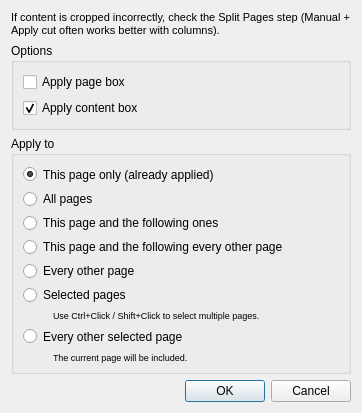
<?xml version="1.0" encoding="UTF-8"?>
<ui version="4.0">
 <class>select_content::ApplyDialog</class>
 <widget class="QDialog" name="select_content::ApplyDialog">
  <property name="windowModality">
   <enum>Qt::WindowModal</enum>
  </property>
  <property name="geometry">
   <rect>
    <x>0</x>
    <y>0</y>
    <width>362</width>
    <height>358</height>
   </rect>
  </property>
  <property name="windowTitle">
   <string>Select Content</string>
  </property>
  <layout class="QVBoxLayout" name="verticalLayout_7">
   <item>
    <widget class="QLabel" name="splitPagesTipLabel">
     <property name="font">
      <font>
       <pointsize>8</pointsize>
      </font>
     </property>
     <property name="wordWrap">
      <bool>true</bool>
     </property>
     <property name="text">
      <string>If content is cropped incorrectly, check the Split Pages step (Manual + Apply cut often works better with columns).</string>
     </property>
    </widget>
   </item>
   <item>
    <widget class="QGroupBox" name="optionsBox">
     <property name="title">
      <string>Options</string>
     </property>
     <layout class="QVBoxLayout" name="verticalLayout_6">
      <item>
       <widget class="QCheckBox" name="applyPageBoxOption">
        <property name="text">
         <string>Apply page box</string>
        </property>
        <property name="checked">
         <bool>false</bool>
        </property>
       </widget>
      </item>
      <item>
       <widget class="QCheckBox" name="applyContentBoxOption">
        <property name="text">
         <string>Apply content box</string>
        </property>
        <property name="checked">
         <bool>true</bool>
        </property>
       </widget>
      </item>
     </layout>
    </widget>
   </item>
   <item>
    <widget class="QGroupBox" name="groupBox">
     <property name="title">
      <string>Apply to</string>
     </property>
     <layout class="QVBoxLayout" name="verticalLayout_5">
      <item>
       <widget class="QRadioButton" name="thisPageOnlyRB">
        <property name="text">
         <string>This page only (already applied)</string>
        </property>
        <property name="checked">
         <bool>true</bool>
        </property>
       </widget>
      </item>
      <item>
       <widget class="QRadioButton" name="allPagesRB">
        <property name="text">
         <string>All pages</string>
        </property>
       </widget>
      </item>
      <item>
       <widget class="QRadioButton" name="thisPageAndFollowersRB">
        <property name="text">
         <string>This page and the following ones</string>
        </property>
       </widget>
      </item>
      <item>
       <widget class="QRadioButton" name="thisEveryOtherRB">
        <property name="text">
         <string extracomment="All odd or even pages, depending on the current page being odd or even.">This page and the following every other page</string>
        </property>
       </widget>
      </item>
      <item>
       <widget class="QRadioButton" name="everyOtherRB">
        <property name="text">
         <string extracomment="All odd or even pages, depending on the current page being odd or even.">Every other page</string>
        </property>
       </widget>
      </item>
      <item>
       <widget class="QRadioButton" name="selectedPagesRB">
        <property name="text">
         <string>Selected pages</string>
        </property>
       </widget>
      </item>
      <item>
       <layout class="QHBoxLayout" name="horizontalLayout_3">
        <item>
         <spacer name="horizontalSpacer_6">
          <property name="orientation">
           <enum>Qt::Horizontal</enum>
          </property>
          <property name="sizeType">
           <enum>QSizePolicy::Fixed</enum>
          </property>
          <property name="sizeHint" stdset="0">
           <size>
            <width>30</width>
            <height>0</height>
           </size>
          </property>
         </spacer>
        </item>
        <item>
         <widget class="QLabel" name="selectedPagesHint">
          <property name="font">
           <font>
            <pointsize>7</pointsize>
           </font>
          </property>
          <property name="text">
           <string>Use Ctrl+Click / Shift+Click to select multiple pages.</string>
          </property>
         </widget>
        </item>
       </layout>
      </item>
      <item>
       <widget class="QRadioButton" name="everyOtherSelectedRB">
        <property name="text">
         <string>Every other selected page</string>
        </property>
       </widget>
      </item>
      <item>
       <layout class="QHBoxLayout" name="horizontalLayout_5">
        <item>
         <spacer name="horizontalSpacer_5">
          <property name="orientation">
           <enum>Qt::Horizontal</enum>
          </property>
          <property name="sizeType">
           <enum>QSizePolicy::Fixed</enum>
          </property>
          <property name="sizeHint" stdset="0">
           <size>
            <width>30</width>
            <height>0</height>
           </size>
          </property>
         </spacer>
        </item>
        <item>
         <widget class="QLabel" name="everyOtherSelectedHint">
          <property name="font">
           <font>
            <pointsize>7</pointsize>
           </font>
          </property>
          <property name="text">
           <string>The current page will be included.</string>
          </property>
         </widget>
        </item>
       </layout>
      </item>
     </layout>
    </widget>
   </item>
   <item>
    <spacer>
     <property name="orientation">
      <enum>Qt::Vertical</enum>
     </property>
     <property name="sizeHint" stdset="0">
      <size>
       <width>17</width>
       <height>0</height>
      </size>
     </property>
    </spacer>
   </item>
   <item>
    <widget class="QDialogButtonBox" name="buttonBox">
     <property name="orientation">
      <enum>Qt::Horizontal</enum>
     </property>
     <property name="standardButtons">
      <set>QDialogButtonBox::Cancel|QDialogButtonBox::Ok</set>
     </property>
    </widget>
   </item>
  </layout>
 </widget>
 <resources/>
 <connections>
  <connection>
   <sender>buttonBox</sender>
   <signal>rejected()</signal>
   <receiver>select_content::ApplyDialog</receiver>
   <slot>reject()</slot>
   <hints>
    <hint type="sourcelabel">
     <x>319</x>
     <y>252</y>
    </hint>
    <hint type="destinationlabel">
     <x>286</x>
     <y>256</y>
    </hint>
   </hints>
  </connection>
 </connections>
</ui>
